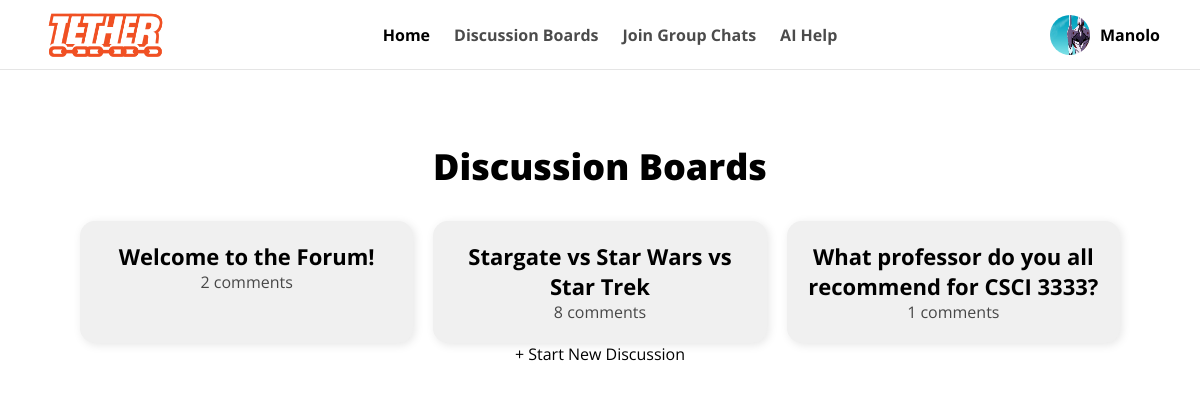
Page /Main/discussion/ (signed in) on the committed database.
### Main/models.py (models this page shows, shortened)
class Profile(models.Model):
    user = models.OneToOneField('auth.User', on_delete=models.CASCADE)
    id_user = models.IntegerField(unique=True, blank=True, null=True)
    bio = models.TextField(blank=True, null=True)
    profile_picture = models.ImageField(upload_to='profile_images/', default='blank_profile_picture.jpg', null=True)
    major = models.CharField(max_length=100, blank=True, null=True)
    gender = models.CharField(max_length=10, blank=True, null=True)
    minor = models.CharField(max_length=100, blank=True, null=True)

class Discussion(models.Model):
    title = models.CharField(max_length=255)
    created_by = models.ForeignKey(User, on_delete=models.CASCADE)
    created_at = models.DateTimeField(auto_now_add=True)

### Main/views.py (the view)
# urls.py: path('discussion/', views.discussion, name='discussion'),
@login_required
def discussion(request):
    if not Discussion.objects.exists():
        Discussion.objects.create(title="Welcome to the Forum!", created_by=request.user)
    discussions = Discussion.objects.all()
    profile, created = Profile.objects.get_or_create(user=request.user)
    return render(request, 'Main/discussion.html', {
        'discussions': discussions,
        'profile': profile
    })

### Main/templates/Main/discussion.html (shortened to what this page needs)
{% load static %}
<!DOCTYPE html>
<html lang="en">
<head>
  <link rel="stylesheet" href="{% static 'Main/css/styles.css' %}">
</head>
<body>
<header>
  <div class="header-container">
    <a href="{% url 'dashboard' %}">
      <img class="nav-logo" src="{% static 'Main/images/nav-utrgv.png' %}"/>
    </a>
    <nav class="main-nav">
      <a href="{% url 'dashboard' %}" class="nav-link active">Home</a>
      <a href="{% url 'discussion' %}" class="nav-link">Discussion Boards</a>
      <a href="{% url 'groupchat' %}" class="nav-link">Join Group Chats</a>
      <a href="#" class="nav-link">AI Help</a>
    </nav>
    <div class="user-profile">
      <a href="{% url 'view_profile' username=user.username %}" style="display: flex; align-items: center; gap: 10px;">
        <img class="avatar" src="{{ profile.profile_picture.url }}"/>
        <span class="username">{{ user.username }}</span>
      </a>
    </div>
  </div>
</header>
<br>
<div class="discussion-container">
  <h2 class="discussion-title">Discussion Boards</h2>
  <div class="discussion-grid">
    {% for d in discussions %}
      <a href="{% url 'discussion_detail' d.pk %}" class="discussion-card">
        <h3>{{ d.title }}</h3>
        <p>{{ d.comments.count }} comments</p>
      </a>
    {% endfor %}
  </div>
  <div class="create-discussion-button">
    <a href="{% url 'creatediscussion' %}" class="button">+ Start New Discussion</a>
  </div>
</div>
</body>
</html>

### Main/static/Main/css/styles.css (style rules this page uses)
* { margin: 0; padding: 0; box-sizing: border-box; }
body { font-family: "Open Sans", sans-serif; background: #fff; }
header { border-bottom: 1px solid rgba(0,0,0,0.1); height: 70px; }
a, a:visited, a:focus, a:hover, a:active { text-decoration: none; color: inherit; }
.header-container { display: flex; align-items: center; justify-content: space-between; height: 100%; padding: 0 40px; }
.nav-logo { height: 130px; }
.main-nav { display: flex; gap: 24px; }
.nav-link { font-size: 16px; font-weight: 700; opacity: 0.7; text-decoration: none; color: #000; }
.nav-link.active { opacity: 1; }
.discussion-container { padding: 50px 80px; text-align: center; }
.discussion-title { font-size: 36px; font-weight: 900; margin-bottom: 30px; }
.discussion-grid { display: grid; grid-template-columns: repeat(3, 1fr); gap: 20px; justify-content: center; }
.discussion-card { background: #f0f0f0; padding: 20px; border-radius: 15px; box-shadow: 2px 2px 10px rgba(0, 0, 0, 0.1); text-align: center; cursor: pointer; transition: 0.3s ease-in-out; }
.discussion-card h3 { font-size: 22px; font-weight: 700; }
.discussion-card p { font-size: 16px; opacity: 0.7; }
.avatar { width: 40px; height: 40px; border-radius: 50%; }
.user-profile { display: flex; align-items: center; gap: 10px; }
.username { font-weight: 700; }

### rows in the picture
Profile: profile_picture (picture)
Discussion: title "Welcome to the Forum!", comments.count "2"
Discussion: title "Stargate vs Star Wars vs Star Trek", comments.count "8"
Discussion: title "What professor do you all recommend for CSCI 3333?", comments.count "1"

### other values in the picture
{{ user.username }} "Manolo"
